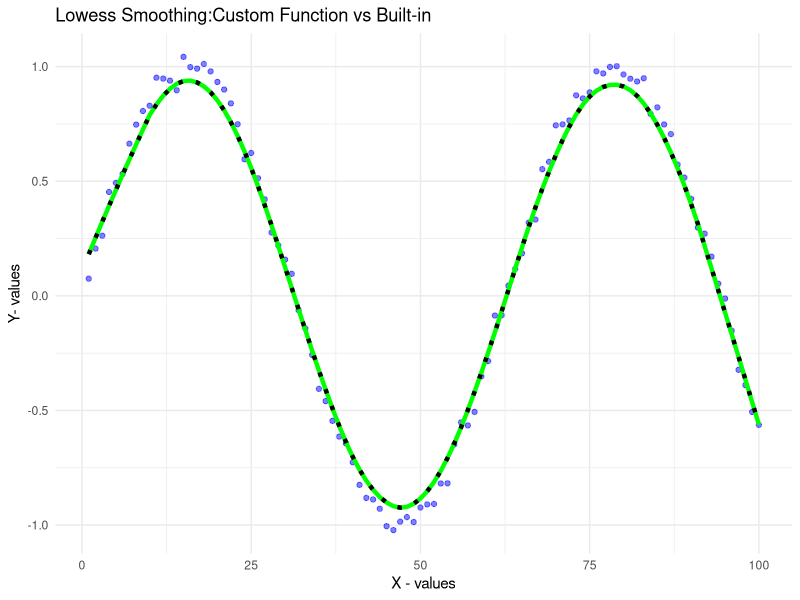

Generate this figure with R:
## ---- chunk 1
set.seed(1)
simDataX<- seq(1:100)
e<- rnorm(length(simDataX), mean = 0, sd = 0.04)
simDataY<-sin(simDataX/10)+e
## ---- chunk 2
#Define the Span 
f <- 0.2  #Choose a 20% span
n<-length(simDataX)
k <- ceiling(f * n)  #Number of nearest neighbors
y_smooth <- numeric(n)

customLowess<-function(x,y,f){
  
   #Define function for one point
  smooth_1P<- function(i) {
    dists<- abs(x - x[i])
    neighbors<- order(dists)[1:k]  
    dmax<- max(dists[neighbors])  
    
    #Compute tricube weights 
    w <- (1 - (dists[neighbors] / dmax)^3)^3
    w[dists[neighbors] >= dmax] <- 0
    
    #Weighted Linear Regression 
    X <- cbind(1, x[neighbors])  
    W <- diag(w)  
    y_res <- y[neighbors]  # Response variable
    
    
    beta <- solve(t(X) %*% W %*% X) %*% (t(X) %*% W %*% y_res)
    
   
    return(beta[1] + beta[2] * x[i])
  }
  
  # Apply vectorized function to all x values
  y_smooth <- sapply(1:n, smooth_1P)
  
  return(y_smooth)

}

y_smooth_vect<- customLowess(simDataX,simDataY, f)
y_smooth_vect
## ---- chunk 3
lowessBIn <- lowess(simDataX, simDataY, f = f, iter = 0)
lowessBIn$y

library(ggplot2)

ggplot() +
  geom_point(aes(simDataX, simDataY), color = "blue", alpha = 0.5) +  
  geom_line(aes(simDataX, y_smooth_vect), color = "green", lwd = 1.5, label = "Custom Function") +  
  geom_line(aes(lowessBIn$x, lowessBIn$y), color = "black", lwd = 1.5, linetype = "dotted", label = "Built-in LOWESS") +  
  labs(title = "Lowess Smoothing:Custom Function vs Built-in",
       x = "X - values", y = "Y- values") +
  theme_minimal()
